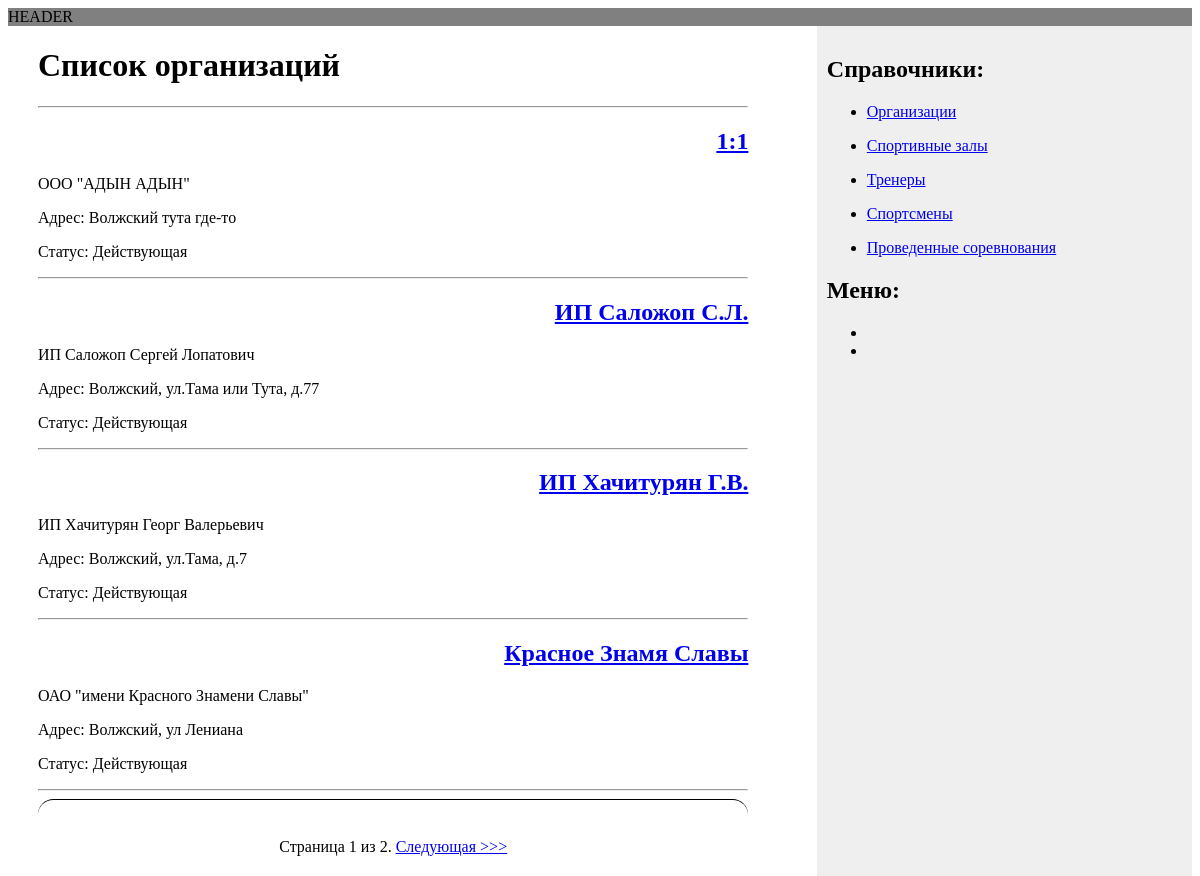
/tournament/organization/, run on the app's committed database.
### tournament/models.py (models this page shows, shortened)
class Organization(models.Model):
    STATUS_CHOICES = (
        ('active', 'Действующая'),
        ('not_exist', 'Не существует'),
    )
    name = models.CharField(verbose_name='Полное наименование', max_length=100, unique=True)
    short_name = models.CharField(verbose_name='Сокращенное наименование', max_length=50)
    address = models.CharField(verbose_name='Адрес', max_length=150)
    slug = models.SlugField(verbose_name='Алиас', max_length=100)
    status = models.CharField(
        verbose_name='Статус',
        max_length=15,
        choices=STATUS_CHOICES,
        default='active'
    )
    objects = models.Manager()
    active = ActiveOrganizationManager()
    class Meta:
        verbose_name = 'Организация'
        verbose_name_plural = 'Организации'
        ordering = ('short_name',)
    def get_absolute_url(self):
        return reverse('tournament:organization_detail',
                       args=[self.slug])

### tournament/views.py (the view)
# urls.py: path('organization/', views.OrganizationListView.as_view(),
class OrganizationListView(ListView):
    queryset = Organization.active.all()
    context_object_name = 'organizations'
    paginate_by = 4
    template_name = 'organization/list.html'

### tournament/templates/organization/list.html (shortened to what this page needs)
{% extends 'tournament/base.html' %}
{% block content %}
    <h1>Список организаций</h1>
    <hr>
    {% for org in organizations %}
        <h2 align="right">
            <a href="{{ org.get_absolute_url }}">{{ org.short_name }}</a>
        </h2>
        <p>{{ org.name }}</p>
        <p>Адрес: {{ org.address }}</p>
        <p>Статус: {{ org.get_status_display }}</p>
        <hr>
    {% endfor %}
    {% include 'tournament/pagination.html' with page=page_obj %}
{% endblock %}

### tournament/static/css/mystyle.css (style rules this page uses)
html { height: 100%; width: 100%; }
body { display: flex; flex-direction: column; height: 100%; }

### data on the page
Organization: short_name "1:1", name "ООО \"АДЫН АДЫН\"", address "Волжский тута где-то", status "Действующая"
Organization: short_name "ИП Саложоп С.Л.", name "ИП Саложоп Сергей Лопатович", address "Волжский, ул.Тама или Тута, д.77", status "Действующая"
Organization: short_name "ИП Хачитурян Г.В.", name "ИП Хачитурян Георг Валерьевич", address "Волжский, ул.Тама, д.7", status "Действующая"
Organization: short_name "Красное Знамя Славы", name "ОАО \"имени Красного Знамени Славы\"", address "Волжский, ул Лениана", status "Действующая"

### other printed values
{{ page.number }} "1"
{{ page.paginator.num_pages }} "2"
